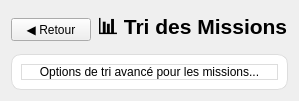
      <widget class="QWidget" name="pageTrierMissions">
       <layout class="QVBoxLayout" name="layoutTrierMissions">
        <item>
         <layout class="QHBoxLayout" name="headerTrierMission">
          <item>
           <widget class="QPushButton" name="btnRetourTrierMission">
            <property name="text">
             <string>◀ Retour</string>
            </property>
           </widget>
          </item>
          <item>
           <widget class="QLabel" name="labelTitleTrierMission">
            <property name="font">
             <font>
              <pointsize>16</pointsize>
              <bold>true</bold>
             </font>
            </property>
            <property name="text">
             <string>📊 Tri des Missions</string>
            </property>
           </widget>
          </item>
          <item>
           <spacer name="spacerTrierMission">
            <property name="orientation">
             <enum>Qt::Orientation::Horizontal</enum>
            </property>
            <property name="sizeHint" stdset="0">
             <size>
              <width>0</width>
              <height>0</height>
             </size>
            </property>
           </spacer>
          </item>
         </layout>
        </item>
        <item>
         <widget class="QFrame" name="frameTrierMissionPlaceholder">
          <property name="styleSheet">
           <string notr="true">background-color: white; border-radius: 10px; border: 1px solid #ddd;</string>
          </property>
          <layout class="QVBoxLayout" name="layoutTrierMissionContent">
           <item>
            <widget class="QLabel" name="labelTrierMissionMsg">
             <property name="text">
              <string>Options de tri avancé pour les missions...</string>
             </property>
             <property name="alignment">
              <set>Qt::AlignmentFlag::AlignCenter</set>
             </property>
            </widget>
           </item>
          </layout>
         </widget>
        </item>
       </layout>
      </widget>
